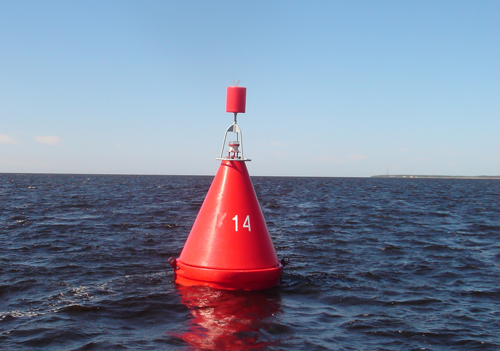
#> input picture buoy.jpg, 500 x 351 px
$ python main.py
#> lines starting #> are read from the running program, lines starting #| are printed output that depends on the picture; after the words box and inside, x2 and y2 are one past the last pixel; in counts of white or black regions, pixels touching at a corner belong together
import cv2
import numpy as np
import output as output

image = cv2.imread("buoy.jpg")
#> image is the input picture: shape (351, 500, 3); mean B, G, R 154.7, 132.2, 123.3
cv2.imshow('image', image)
cv2.waitKey(1)

hsvimg = cv2.cvtColor(image, cv2.COLOR_BGR2HSV);
#> hsvimg: shape (351, 500, 3); mean H, S, V 109.6, 84.9, 165
cv2.imshow('new', hsvimg)
cv2.namedWindow('Track')

#trackbar
def track(x):
    pass
cv2.createTrackbar('Hmin', 'Track', 0, 179, track);
#> slider 'Hmin' is set to 35
cv2.createTrackbar('Hmax', 'Track', 179, 179, track);
cv2.createTrackbar('Smin', 'Track', 0, 255, track);
#> slider 'Smin' is set to 51
cv2.createTrackbar('Smax', 'Track', 255, 255, track);
cv2.createTrackbar('Vmin', 'Track', 0, 255, track);
#> slider 'Vmin' is set to 51
cv2.createTrackbar('Vmax', 'Track', 255, 255, track);

while True:
    h_min = cv2.getTrackbarPos('Hmin', 'Track')
    h_max = cv2.getTrackbarPos('Hmax', 'Track')
    s_min = cv2.getTrackbarPos('Smin', 'Track')
    s_max = cv2.getTrackbarPos('Smax', 'Track')
    v_min = cv2.getTrackbarPos('Vmin', 'Track')
    v_max = cv2.getTrackbarPos('Vmax', 'Track')
    # print(str(h_min) + " " + str(h_max) + " " + str(s_min) + " " + str(s_max) + " "+ str(v_min) + " " + str(v_max))

    lower = np.array([h_min, s_min, v_min])
    upper = np.array([h_max, s_max, v_max])
    mask = cv2.inRange(hsvimg, lower, upper)
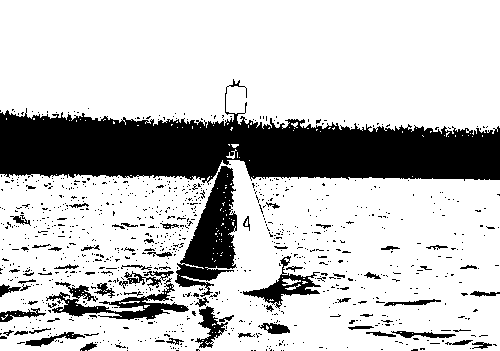
#> mask: shape (351, 500); 76.9% white; 949 black regions (881 under 20 px), largest, box (x1, y1, x2, y2) and area: (0, 79, 500, 185) 26513, (175, 166, 237, 297) 3921, (46, 278, 189, 320) 1888
    cv2.imshow('Mask', mask)

    if cv2.waitKey(1) & 0xFF == ord('q'):
#> (key q is pressed here)
        break

    # draw rectangle
    cn = cv2.findContours(hsvimg, cv2.RETR_EXTERNAL, cv2.CHAIN_APPROX_SIMPLE)
    if (len(cn)) > 0:
        red_area = max(cn, key=cv2.contourArea);
        (xg, yg, wg, hg) = cv2.boundingRect(red_area);
        cv2.rectangle(image, (xg, yg), (xg + wg, yg + hg), (0, 255, 0), 3)
        print('Obj DEC')
